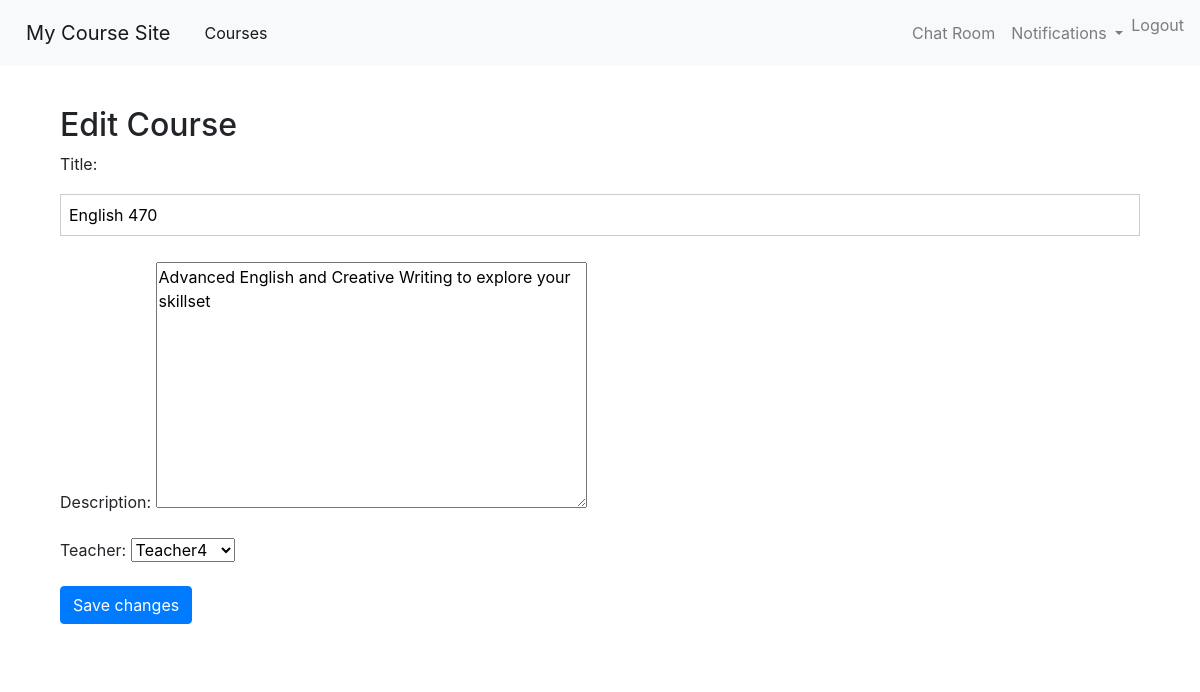
/courses/3/edit/ (signed in), run on the app's committed database.
### courses/models.py (models this page shows, shortened)
class Course(models.Model):
    title = models.CharField(max_length=255)
    description = models.TextField()
    teacher = models.ForeignKey(
        settings.AUTH_USER_MODEL,
        on_delete=models.CASCADE,
        related_name='taught_courses'
    )
    enrolled_students = models.ManyToManyField(
        settings.AUTH_USER_MODEL,
        related_name='enrolled_courses',
        blank=True  # Students can be enrolled in a course optionally
    )

### courses/views.py (the view)
# urls.py: path('<int:course_id>/edit/', views.edit_course, name='edit_course'),
@login_required
def edit_course(request, course_id):
    course = get_object_or_404(Course, id=course_id)
    if request.user != course.teacher:
        return redirect('some_error_page')
    if request.method == 'POST':
        form = CourseForm(request.POST, instance=course)
        if form.is_valid():
            form.save()
            return redirect('courses:list_courses')
    else:
        form = CourseForm(instance=course)
    return render(request, 'courses/edit_course.html', {'form': form, 'course': course})

### courses/forms.py
class CourseForm(forms.ModelForm):
    class Meta:
        model = Course
        fields = ['title', 'description', 'teacher']

### Notifications/context_processors.py (called while the page is built)
def notifications(request):
    if request.user.is_authenticated:
        return {
            'notifications': Notification.objects.filter(recipient=request.user, is_read=False)
        }
    else:
        return {}

### courses/templates/courses/edit_course.html (shortened to what this page needs)
{% extends 'base.html' %}
{% block content %}
<div class="container">
    <h2>Edit Course</h2>
    <form method="post">
        {{ form.as_p }}
        <button type="submit" class="btn btn-primary">Save changes</button>
    </form>
</div>
{% endblock %}

### static/css/style.css (style rules this page uses)
body { font-family: 'Open Sans', sans-serif; color: #333; }
.container { max-width: 1200px; margin: auto; padding: 20px; background-color: rgba(255, 255, 255, 0.8); padding: 20px; border-radius: 5px; }
.btn { background-color: #28a745; color: white; border: none; padding: 10px 20px; cursor: pointer; }
input[type="text"], input[type="email"], input[type="password"] { width: 100%; padding: 8px; margin: 10px 0; display: inline-block; border: 1px solid #ccc; box-sizing: border-box; }
body { background-image: url('/static/images/background.jpg'); background-size: cover; background-position: center; background-repeat: no-repeat; background-attachment: fixed; }

### data on the page
Course: title "English 470", description "Advanced English and Creative Writing to explore your skillset", teacher "Teacher4"
